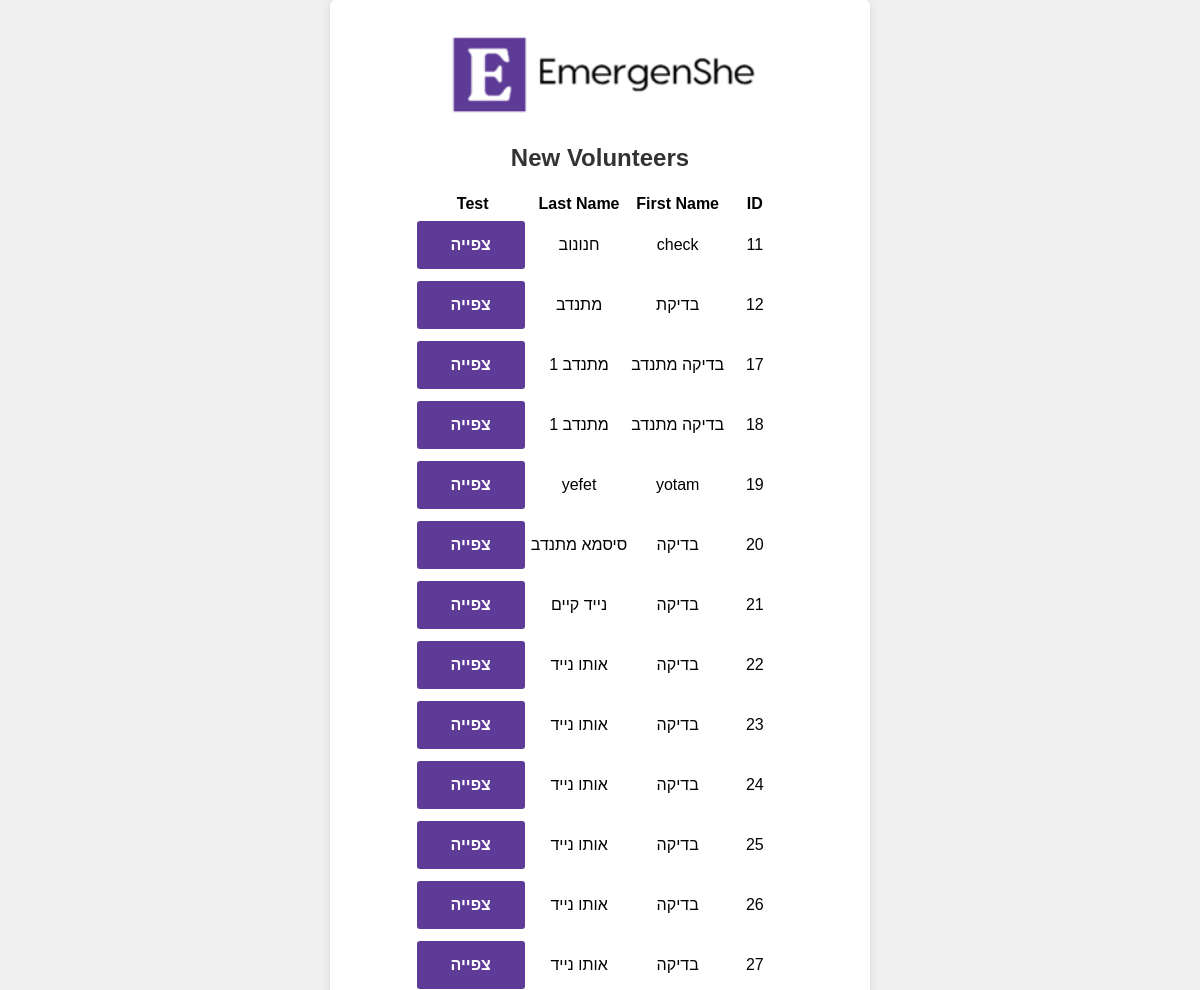
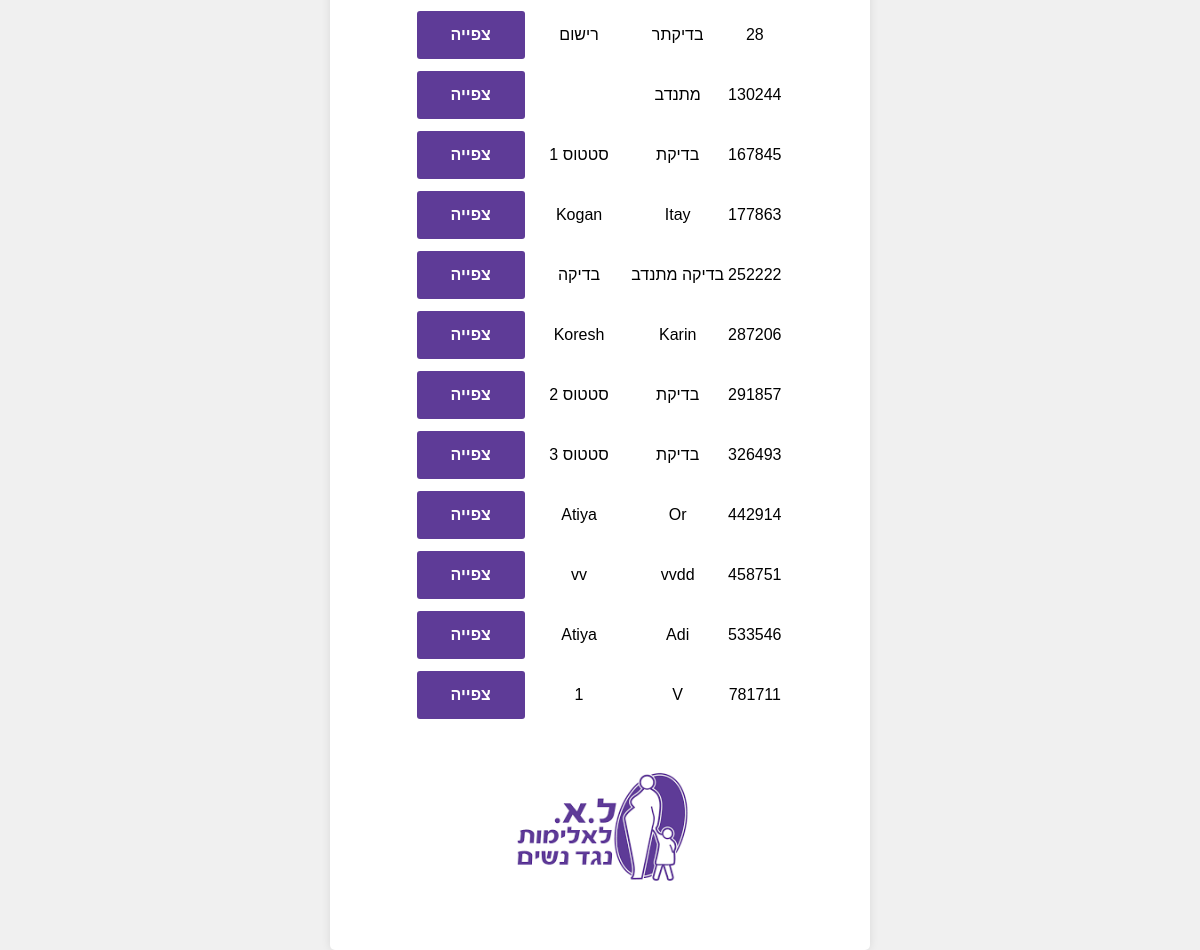
Screenshot of /new_volunteers with the database file from the repository (2 pictures, top to bottom).
### tables this page shows
CREATE TABLE "Volunteers_list" (
        ID INTEGER PRIMARY KEY,
        first_name,
        last_name,
        phone_number,
        email,
        password,
        registration_date,
        test_status
    );

### app/app.py (the view)
@app.route('/new_volunteers')
def new_volunteers():
    sql_query1 = '''
            SELECT  ID, first_name, last_name
            FROM Volunteers_list
            WHERE test_status = 'UNCHECKED';
        '''
    conn = get_db()
    cursor1 = conn.cursor()
    cursor1.execute(sql_query1)
    rows1 = cursor1.fetchall()
    print(rows1)
    return render_template('new_volunteers.html', rows=rows1)

### app/app.py (called while the page is built)
def get_db():
    db = getattr(g, '_database', None)
    if db is None:
        db = g._database = sqlite3.connect(app.config['DATABASE'])
    return db

@app.teardown_appcontext
def close_connection(exception):
    db = getattr(g, '_database', None)
    if db is not None:
        db.close()

### app/templates/new_volunteers.html (shortened to what this page needs)
<!DOCTYPE html>
<html lang="en">
<head>
    <link rel="stylesheet" href="{{ url_for('static', filename='styles.css') }}">
</head>
<body dir="rtl">
<div class="container2" align="center">
    <img src="{{ url_for('static', filename='logo2.png') }}" alt="Description of the image" width="320" height="100">
    <h2>New Volunteers</h2>
    <table align="center">
        <tr>
            <th>ID</th>
            <th>First Name</th>
            <th>Last Name</th>
            <th>Test</th>
        </tr>
        <tbody>
        {% for row in rows %}
        <tr>
            <td>{{ row[0] }}</td>
            <td>{{ row[1] }}</td>
            <td>{{ row[2] }}</td>
            <td><button class="redirect-button3" onclick="redirectToTrustQuizReport('{{ row[0] }}')">צפייה</button></td>
        </tr>
        {% endfor %}
        </tbody>
    </table>
    <img src="{{ url_for('static', filename='amuta.png') }}" alt="Description of the image" width="200" height="200">
</div>
</body>
</html>

### app/static/styles.css (style rules this page uses)
body { font-family: Arial, sans-serif; margin: 0; padding: 0; background-color: #f0f0f0; display: flex; justify-content: center; align-items: center; height: 100vh; }
.container2 { width: 500px; background-color: #fff; padding: 20px; border-radius: 5px; box-shadow: 0 0 10px rgba(0,0,0,0.1); text-align: center; margin-top: auto; margin-bottom: auto; }
h2, h3 { color: #333; }
input, button { width: 100%; padding: 10px; margin: 5px 0; border: 1px solid #ccc; border-radius: 3px; box-sizing: border-box; }
button { cursor: pointer; background-color: #FFD1Dc; color: #000; display: block; font-weight: bold; }
.redirect-button3 { background-color: #5E3B97; border: none; color: white; padding: 15px 32px; text-align: center; text-decoration: none; display: inline-block; font-size: 16px; margin: 4px 2px; cursor: pointer; }

### rows the page displays
Volunteers_list: ID "11", first_name "check", last_name "חנונוב"
Volunteers_list: ID "12", first_name "בדיקת", last_name "מתנדב"
Volunteers_list: ID "17", first_name "בדיקה מתנדב", last_name "מתנדב 1"
Volunteers_list: ID "18", first_name "בדיקה מתנדב", last_name "מתנדב 1"
Volunteers_list: ID "19", first_name "yotam", last_name "yefet"
Volunteers_list: ID "20", first_name "בדיקה", last_name "סיסמא מתנדב"
Volunteers_list: ID "21", first_name "בדיקה", last_name "נייד קיים"
Volunteers_list: ID "22", first_name "בדיקה", last_name "אותו נייד"
Volunteers_list: ID "23", first_name "בדיקה", last_name "אותו נייד"
Volunteers_list: ID "24", first_name "בדיקה", last_name "אותו נייד"
Volunteers_list: ID "25", first_name "בדיקה", last_name "אותו נייד"
Volunteers_list: ID "26", first_name "בדיקה", last_name "אותו נייד"
Volunteers_list: ID "27", first_name "בדיקה", last_name "אותו נייד"
Volunteers_list: ID "28", first_name "בדיקתר", last_name "רישום"
Volunteers_list: ID "130244", first_name "מתנדב"
Volunteers_list: ID "167845", first_name "בדיקת", last_name "סטטוס 1"
Volunteers_list: ID "177863", first_name "Itay", last_name "Kogan"
Volunteers_list: ID "252222", first_name "בדיקה מתנדב", last_name "בדיקה"
Volunteers_list: ID "287206", first_name "Karin", last_name "Koresh"
Volunteers_list: ID "291857", first_name "בדיקת", last_name "סטטוס 2"
Volunteers_list: ID "326493", first_name "בדיקת", last_name "סטטוס 3"
Volunteers_list: ID "442914", first_name "Or", last_name "Atiya"
Volunteers_list: ID "458751", first_name "vvdd", last_name "vv"
Volunteers_list: ID "533546", first_name "Adi", last_name "Atiya"
Volunteers_list: ID "781711", first_name "V", last_name "1"
